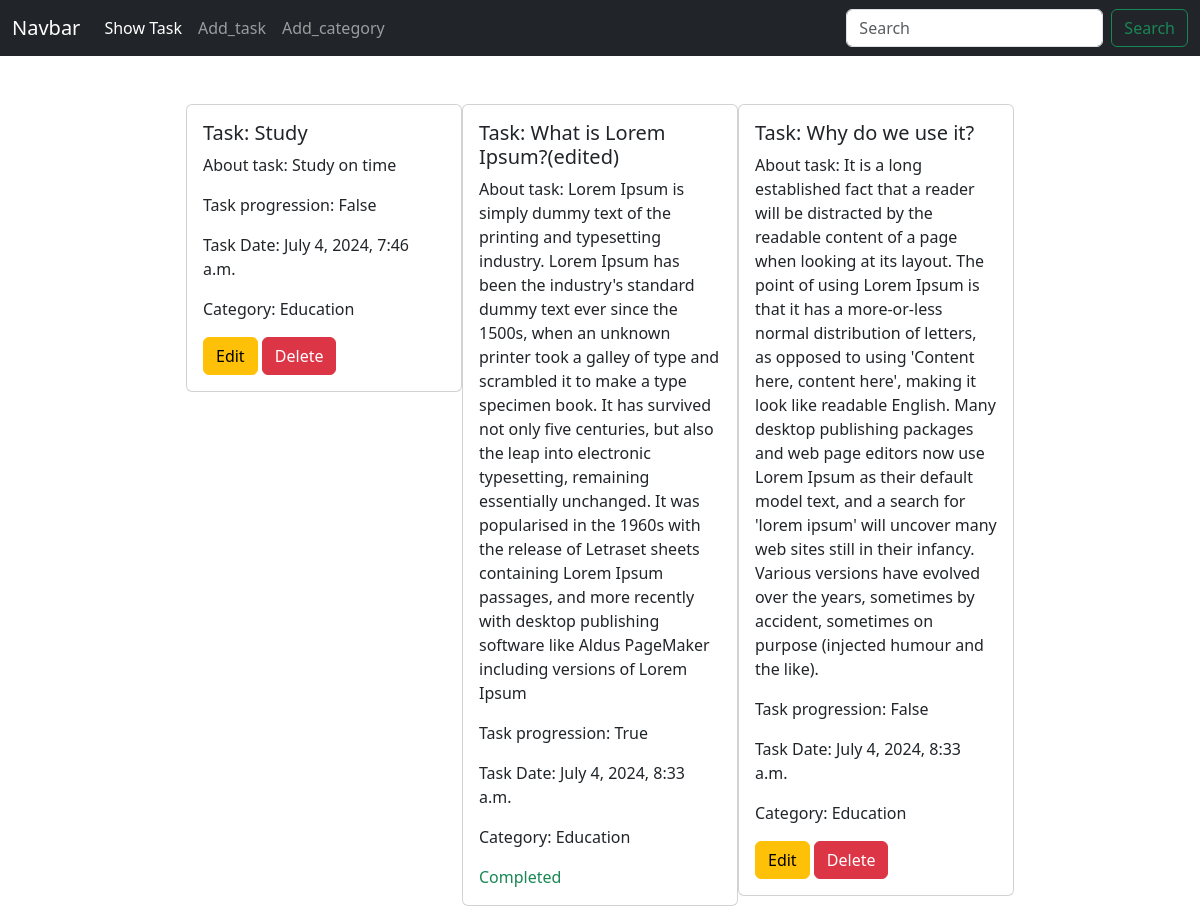
The page / on the database its author committed.
### task/models.py (models this page shows, shortened)
class Task(models.Model):
    name = models.CharField(max_length=100)
    task_description = models.TextField()
    is_completed = models.BooleanField(default=False)
    task_assign_date = models.DateTimeField(auto_now_add=True)
    category = models.ManyToManyField(Category)

### category/models.py (models this page shows, shortened)
class Category(models.Model):
    name = models.CharField(max_length=100)

### assignment_3/views.py (the view)
# urls.py: 2. Add a URL to urlpatterns:  path('', views.home, name='home')
def home(request):
    data = Task.objects.all()
    return render(request, 'home.html', {'data' : data})

### templates/home.html
{% extends "base.html" %} {% block content %}
<div class="d-flex flex-wrap justify-content-center px-5 mt-5">
    {% for t in data %}
    <div class="col-sm-3">
        <div class="card">
          <div class="card-body">
            <h5 class="card-title">Task: {{t.name}}</h5>
            <p class="card-text">
             About task: {{t.task_description}}
            </p>
            <p class="card-text">
             Task progression: {{t.is_completed}}
            </p>
            <p class="card-text">
             Task Date: {{t.task_assign_date}}
            </p>
            <p class="card-text">
             Category:
             {% for cat in t.category.all %}
             {{cat.name}}
             {% endfor %}
            </p>
            {% if t.is_completed %}
            <p class="card-text text-success">Completed</p>
            {% else %}
            <a href="{% url 'edit_task' t.id %}" class="btn btn-warning">Edit</a>
            <a href="{% url 'delete_task' t.id %}" class="btn btn-danger">Delete</a>
            {% endif %}
          </div>
        </div>
      </div>
    {% endfor %}
</div>
{% endblock %}

### templates/base.html (shortened to what this page needs)
<!DOCTYPE html>
<html lang="en">
  <head>
    <link
      href="https://cdn.jsdelivr.net/npm/bootstrap@5.3.3/dist/css/bootstrap.min.css"
      rel="stylesheet"
    />
  </head>
  <body>
    <nav class="navbar navbar-expand-lg navbar-dark bg-dark">
        <div class="container-fluid">
          <a class="navbar-brand" href="#">Navbar</a>
          <div class="collapse navbar-collapse" id="navbarSupportedContent">
            <ul class="navbar-nav me-auto mb-2 mb-lg-0">
              <li class="nav-item">
                <a class="nav-link active" aria-current="page" href="{% url 'homepage' %}">Show Task</a>
              </li>
              <li class="nav-item">
                <a class="nav-link" href="{% url 'add_task' %}">Add_task</a>
              </li>
              <li class="nav-item">
                <a class="nav-link" href="{% url 'add_category' %}">Add_category</a>
              </li>
            </ul>
            <form class="d-flex" role="search">
              <input class="form-control me-2" type="search" placeholder="Search" aria-label="Search">
              <button class="btn btn-outline-success" type="submit">Search</button>
            </form>
          </div>
        </div>
      </nav>
      {% block content %}
      {% endblock  %}
  </body>
</html>

### rows shown on the page
Task: name "Study", task_description "Study on time", is_completed "False", task_assign_date "July 4, 2024, 7:46 a.m.", shows "Edit"
Category: name "Education"
Task: name "What is Lorem Ipsum?(edited)", task_description "Lorem Ipsum is simply dummy text of the printing and typesetting industry. Lorem Ipsum has been the industry's standard dummy text ever since the 1500s, when an unknown printer took a galley of type and scrambled it to make a type specimen book. It has survived not only five centuries, but also the leap into electronic typesetting, remaining essentially unchanged. It was popularised in the 1960s with the release of Letraset sheets containing Lorem Ipsum passages, and more recently with desktop publishing software like Aldus PageMaker including versions of Lorem Ipsum", is_completed "True", task_assign_date "July 4, 2024, 8:33 a.m.", shows "Completed"
Task: name "Why do we use it?", task_description "It is a long established fact that a reader will be distracted by the readable content of a page when looking at its layout. The point of using Lorem Ipsum is that it has a more-or-less normal distribution of letters, as opposed to using 'Content here, content here', making it look like readable English. Many desktop publishing packages and web page editors now use Lorem Ipsum as their default model text, and a search for 'lorem ipsum' will uncover many web sites still in their infancy. Various versions have evolved over the years, sometimes by accident, sometimes on purpose (injected humour and the like).", is_completed "False", task_assign_date "July 4, 2024, 8:33 a.m.", shows "Edit"
